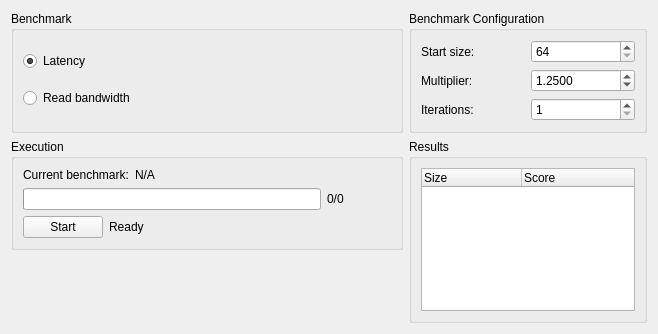
<?xml version="1.0" encoding="UTF-8"?>
<!--
  -  Copyright (c) 2025  Ioannis Panagiotopoulos
  -
  -  This program is free software: you can redistribute it and/or modify
  -  it under the terms of the GNU General Public License as published by
  -  the Free Software Foundation, either version 3 of the License, or
  -  (at your option) any later version.
  -
  -  This program is distributed in the hope that it will be useful,
  -  but WITHOUT ANY WARRANTY; without even the implied warranty of
  -  MERCHANTABILITY or FITNESS FOR A PARTICULAR PURPOSE.  See the
  -  GNU General Public License for more details.
  -
  -  You should have received a copy of the GNU General Public License
  -  along with this program.  If not, see <https://www.gnu.org/licenses/>.
  -->

<ui version="4.0">
 <class>Elpida::Application::MemoryBenchmarkView</class>
 <widget class="QWidget" name="MemoryBenchmarkView">
  <property name="geometry">
   <rect>
    <x>0</x>
    <y>0</y>
    <width>658</width>
    <height>334</height>
   </rect>
  </property>
  <property name="windowTitle">
   <string>Form</string>
  </property>
  <layout class="QGridLayout" name="gridLayout">
   <item row="0" column="1">
    <widget class="QGroupBox" name="gbBenchmarkConfiguration">
     <property name="title">
      <string>Benchmark Configuration</string>
     </property>
     <layout class="QGridLayout" name="gridLayout_2">
      <item row="2" column="0">
       <widget class="QLabel" name="lblMultiplier">
        <property name="text">
         <string>Multiplier:</string>
        </property>
       </widget>
      </item>
      <item row="2" column="1">
       <widget class="QDoubleSpinBox" name="spnMultiplier">
        <property name="decimals">
         <number>4</number>
        </property>
        <property name="minimum">
         <double>1.000000000000000</double>
        </property>
        <property name="value">
         <double>1.250000000000000</double>
        </property>
       </widget>
      </item>
      <item row="1" column="0">
       <widget class="QLabel" name="lblStartSize">
        <property name="text">
         <string>Start size:</string>
        </property>
       </widget>
      </item>
      <item row="3" column="1">
       <widget class="QSpinBox" name="spnIterations">
        <property name="minimum">
         <number>1</number>
        </property>
        <property name="maximum">
         <number>999</number>
        </property>
       </widget>
      </item>
      <item row="3" column="0">
       <widget class="QLabel" name="lblIterations">
        <property name="text">
         <string>Iterations:</string>
        </property>
       </widget>
      </item>
      <item row="1" column="1">
       <widget class="QSpinBox" name="spnStartSize">
        <property name="minimum">
         <number>64</number>
        </property>
        <property name="maximum">
         <number>2100000000</number>
        </property>
       </widget>
      </item>
     </layout>
    </widget>
   </item>
   <item row="1" column="0">
    <widget class="QGroupBox" name="gbExecution">
     <property name="title">
      <string>Execution</string>
     </property>
     <layout class="QVBoxLayout" name="verticalLayout">
      <item>
       <layout class="QHBoxLayout" name="horizontalLayout_5" stretch="0,1">
        <item>
         <widget class="QLabel" name="lblCurrentBenchmark">
          <property name="text">
           <string>Current benchmark:</string>
          </property>
         </widget>
        </item>
        <item>
         <widget class="QLabel" name="lblCurrentBenchmarkValue">
          <property name="minimumSize">
           <size>
            <width>256</width>
            <height>0</height>
           </size>
          </property>
          <property name="text">
           <string>N/A</string>
          </property>
         </widget>
        </item>
       </layout>
      </item>
      <item>
       <layout class="QHBoxLayout" name="horizontalLayout_4">
        <item>
         <widget class="QProgressBar" name="pbProgress"/>
        </item>
        <item>
         <widget class="QLabel" name="lblProgress">
          <property name="minimumSize">
           <size>
            <width>64</width>
            <height>0</height>
           </size>
          </property>
          <property name="text">
           <string>0/0</string>
          </property>
         </widget>
        </item>
       </layout>
      </item>
      <item>
       <layout class="QHBoxLayout" name="horizontalLayout_2">
        <item>
         <widget class="QPushButton" name="bpStart">
          <property name="text">
           <string>Start</string>
          </property>
         </widget>
        </item>
        <item>
         <widget class="QLabel" name="lblStatus">
          <property name="text">
           <string>Ready</string>
          </property>
         </widget>
        </item>
        <item>
         <spacer name="horizontalSpacer">
          <property name="orientation">
           <enum>Qt::Orientation::Horizontal</enum>
          </property>
          <property name="sizeHint" stdset="0">
           <size>
            <width>40</width>
            <height>20</height>
           </size>
          </property>
         </spacer>
        </item>
       </layout>
      </item>
     </layout>
    </widget>
   </item>
   <item row="0" column="0">
    <widget class="QGroupBox" name="gbBenchmark">
     <property name="title">
      <string>Benchmark</string>
     </property>
     <layout class="QVBoxLayout" name="verticalLayout_2">
      <item>
       <widget class="QRadioButton" name="rbMemoryLatency">
        <property name="text">
         <string>Latency</string>
        </property>
        <property name="checked">
         <bool>true</bool>
        </property>
       </widget>
      </item>
      <item>
       <widget class="QRadioButton" name="rbMemoryReadBandwidth">
        <property name="text">
         <string>Read bandwidth</string>
        </property>
       </widget>
      </item>
     </layout>
    </widget>
   </item>
   <item row="2" column="0">
    <spacer name="verticalSpacer">
     <property name="orientation">
      <enum>Qt::Orientation::Vertical</enum>
     </property>
     <property name="sizeHint" stdset="0">
      <size>
       <width>20</width>
       <height>40</height>
      </size>
     </property>
    </spacer>
   </item>
   <item row="1" column="1" rowspan="2">
    <widget class="QGroupBox" name="gbMemoryBenchmarkResults">
     <property name="title">
      <string>Results</string>
     </property>
     <layout class="QHBoxLayout" name="horizontalLayout">
      <item>
       <widget class="QTreeWidget" name="twMemoryBenchmarkResults">
        <column>
         <property name="text">
          <string>Size</string>
         </property>
        </column>
        <column>
         <property name="text">
          <string>Score</string>
         </property>
        </column>
       </widget>
      </item>
     </layout>
    </widget>
   </item>
  </layout>
 </widget>
 <resources/>
 <connections/>
</ui>
